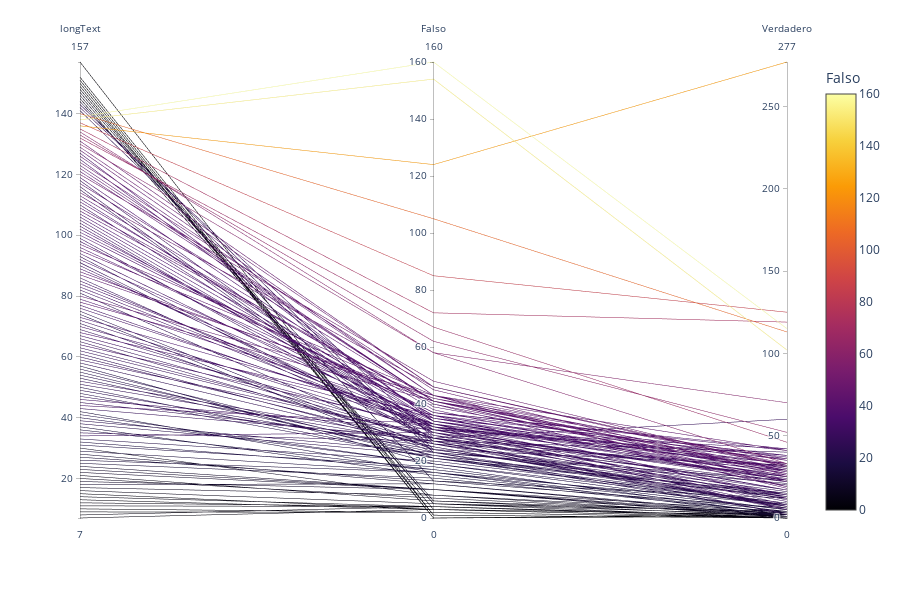

Write notebook code for a chart like this one.
### Code cell
fig1_falso = px.parallel_coordinates(long_target, color="Falso", labels={'Verdadero','longText','Falso',},
                             color_continuous_scale=px.colors.sequential.Inferno)
fig1_falso.show()

### Figure 1 — Plotly figure (JSON) as saved in the notebook; plotly's stock layout.template omitted (floating-point values rounded to 4 significant figures; data arrays with more than 128 entries replaced by an {"elided": "..."} marker saying what was removed)
{"data": [{"dimensions": [{"label": "longText", "values": {"elided": "147 int values"}}, {"label": "Falso", "values": {"elided": "147 int values"}}, {"label": "Verdadero", "values": {"elided": "147 int values"}}], "domain": {"x": [0, 0.98], "y": [0, 1]}, "line": {"color": {"elided": "147 int values"}, "coloraxis": "coloraxis"}, "name": "", "type": "parcoords"}], "layout": {"coloraxis": {"colorbar": {"title": {"text": "Falso"}}, "colorscale": [[0, "#000004"], [0.1111, "#1b0c41"], [0.2222, "#4a0c6b"], [0.3333, "#781c6d"], [0.4444, "#a52c60"], [0.5556, "#cf4446"], [0.6667, "#ed6925"], [0.7778, "#fb9b06"], [0.8889, "#f7d13d"], [1, "#fcffa4"]]}, "height": 600, "legend": {"tracegroupgap": 0}, "margin": {"t": 60}}}
